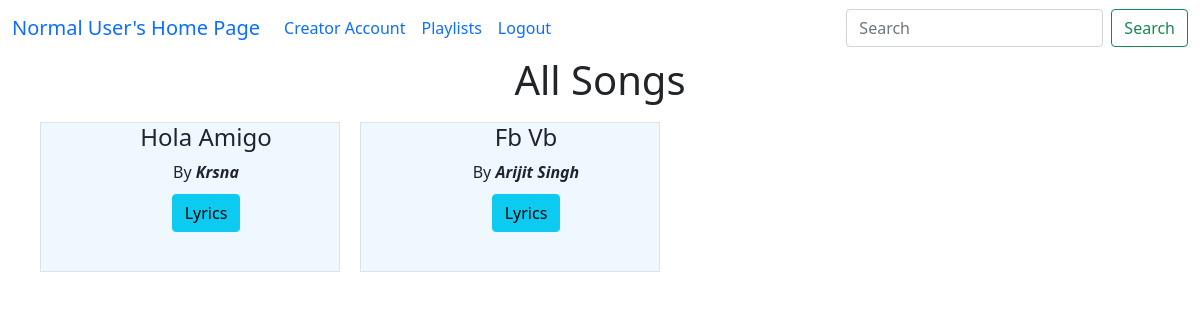
Page /all_songs/1 on the committed database.
### model1.py (models this page shows, shortened)
class Song(db.Model):
    song_id = db.Column(db.Integer, primary_key=True)
    song_name = db.Column(db.String(100), nullable=False)
    song_artist = db.Column(db.String(100))
    song_language = db.Column(db.String(30))
    song_genre = db.Column(db.String(50))
    song_lyrics = db.Column(db.Text())   # variable string size
    song_duration = db.Column(db.Integer)  # in seconds
    release_date = db.Column(db.String(20))
    creator_id = db.Column(db.Integer, db.ForeignKey("user.user_id"), nullable=False)
    album_id = db.Column(db.Integer, db.ForeignKey("album.album_id") ,default=None)
    song_path = db.Column(db.String(255),default=None)
    song_thumbnail = db.Column(db.String(255),default=None)
    song_play_count = db.Column(db.Integer, default=0)
    song_flag = db.Column(db.Boolean,default=False)
    song_avg_rating = db.Column(db.Float(), default=0) # included later during devlopement
    creator = db.relationship("User", backref="songs")
    ratings= db.relationship("Rating",backref="song",cascade="all, delete")

### app.py (the view)
@app.route("/all_songs/<int:u_id>")
def all_songs(u_id):
    songs = Song.query.filter(Song.song_flag==False).all()
    user = User.query.get(u_id)
    return render_template("all_songs_page.html",user=user,songs=songs)

### app.py (called while the page is built)
@app.context_processor
def search_processor():
    return {'searched': request.form.get("searched")}

### templates/all_songs_page.html (shortened to what this page needs)
<!doctype html>
<html lang="en">
<head>
    <link href="https://cdn.jsdelivr.net/npm/bootstrap@5.0.2/dist/css/bootstrap.min.css" rel="stylesheet"
>
</head>
<body>
    {% extends "general_user_navbar.html" %}
    {% block content %}
    <div class="container-fluid">
        <div class="container-fluid ">
            <h1 style="text-align: center;"><label for="songs">All Songs</label></h1>
                {% if songs|length == 0 %}
                <h2>No Songs Available</h2>
                {% else %}
                <div class=" songs container text-center " id="songs">
                <div class="row row-cols-4">
                    {% for song in songs %}
                    <div id="song" class="col  border border-primary-subtle" style="text-transform: capitalize; ">
                        <ul type="none">
                            <li>
                                <h4>{{song.song_name}}</h4>
                            </li>
                            <li>by <b><i>{{song.song_artist}}</i></b></li>
                            <li style="margin: 10px;"><a class="btn btn btn-info"
                                    href="/user_song_lyrics/{{user.user_id}}/{{song.song_id}}" type="button">Lyrics</a></li>
                        </ul>
                    </div>
                    {% endfor %}
                </div>
                {% endif %}
            </div>
        </div>
    </div>
    {% endblock %}

### templates/all_songs_page.html (style rules this page uses)
.container-fluid { text-transform: capitalize; }
#song { width: 300px; height: 150px; margin: 10px; padding: auto; text-align: center; background-color: aliceblue; }

### rows in the picture
Song: song_name "Hola Amigo", song_artist "Krsna"
Song: song_name "Fb Vb", song_artist "Arijit Singh"
